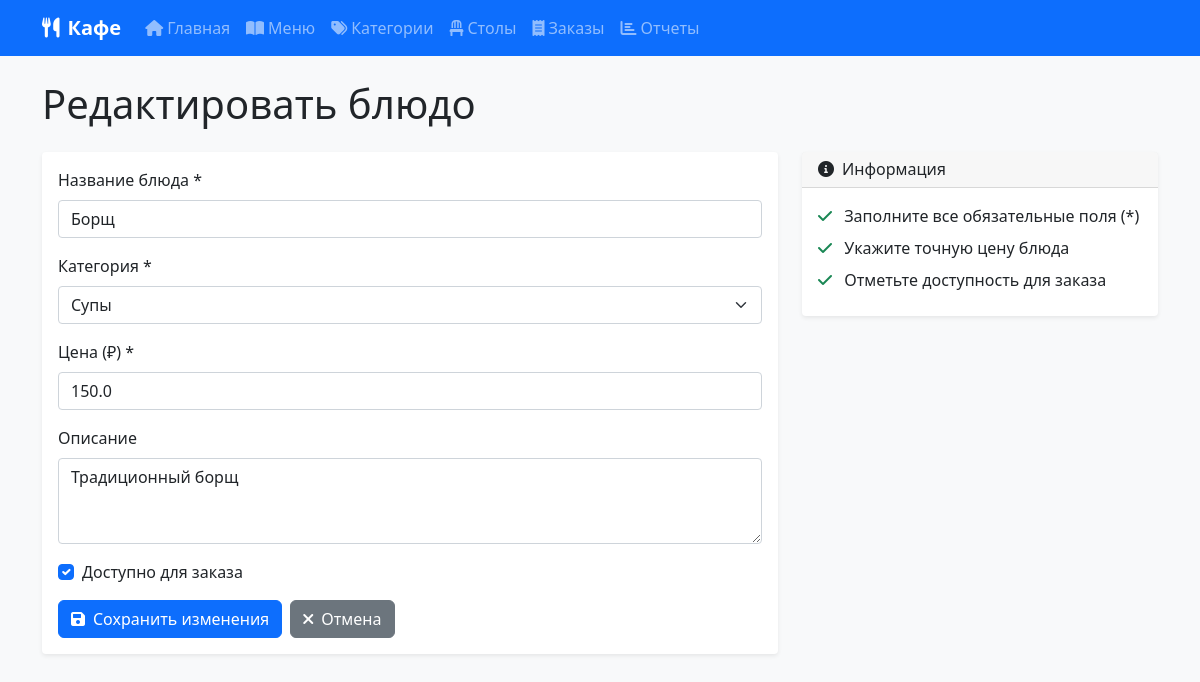
Page /menu/edit/1 on the committed database.
### simple_app.py (models this page shows, shortened)
class MenuItem(db.Model):
    __tablename__ = 'menu_items'
    id = db.Column(db.Integer, primary_key=True)
    name = db.Column(db.String(100), nullable=False)
    description = db.Column(db.Text)
    price = db.Column(db.Float, nullable=False)
    category_id = db.Column(db.Integer, db.ForeignKey('categories.id'), nullable=False)
    is_available = db.Column(db.Boolean, default=True)

class Category(db.Model):
    __tablename__ = 'categories'
    id = db.Column(db.Integer, primary_key=True)
    name = db.Column(db.String(100), nullable=False)
    description = db.Column(db.Text)
    menu_items = db.relationship('MenuItem', backref='category', lazy=True)

### simple_app.py (the view, shortened to what this page needs)
@app.route('/menu/edit/<int:item_id>', methods=['GET', 'POST'])
def edit_menu_item(item_id):
    item = MenuItem.query.get_or_404(item_id)
    categories = Category.query.all()
    return render_template('simple/edit_menu_item.html', item=item, categories=categories)

### templates/simple/edit_menu_item.html (shortened to what this page needs)
{% extends "simple/base.html" %}
{% block content %}
<div class="row">
    <div class="col-12">
        <h1 class="mb-4">Редактировать блюдо</h1>
    </div>
</div>
<div class="row">
    <div class="col-lg-8">
        <div class="card">
            <div class="card-body">
                <form method="POST">
                    <div class="mb-3">
                        <label for="name" class="form-label">Название блюда *</label>
                        <input type="text" class="form-control" id="name" name="name" value="{{ item.name }}" required>
                    </div>
                    <div class="mb-3">
                        <label for="category_id" class="form-label">Категория *</label>
                        <select class="form-select" id="category_id" name="category_id" required>
                            {% for category in categories %}
                                <option value="{{ category.id }}" {% if category.id == item.category_id %}selected{% endif %}>
                                    {{ category.name }}
                                </option>
                            {% endfor %}
                        </select>
                    </div>
                    <div class="mb-3">
                        <label for="price" class="form-label">Цена (₽) *</label>
                        <input type="number" class="form-control" id="price" name="price" step="0.01" min="0" value="{{ item.price }}" required>
                    </div>
                    <div class="mb-3">
                        <label for="description" class="form-label">Описание</label>
                        <textarea class="form-control" id="description" name="description" rows="3" placeholder="Краткое описание блюда">{{ item.description or '' }}</textarea>
                    </div>
                    <div class="mb-3">
                        <div class="form-check">
                            <input class="form-check-input" type="checkbox" id="is_available" name="is_available" {% if item.is_available %}checked{% endif %}>
                            <label class="form-check-label" for="is_available">
                                Доступно для заказа
                            </label>
                        </div>
                    </div>
                    <div class="d-flex gap-2">
                        <button type="submit" class="btn btn-primary">
                            <i class="fas fa-save me-2"></i>Сохранить изменения
                        </button>
                        <a href="{{ url_for('menu') }}" class="btn btn-secondary">
                            <i class="fas fa-times me-2"></i>Отмена
                        </a>
                    </div>
                </form>
            </div>
        </div>
    </div>
    <div class="col-lg-4">
        <div class="card">
            <div class="card-header">
                <h6 class="card-title mb-0">
                    <i class="fas fa-info-circle me-2"></i>Информация
                </h6>
            </div>
            <div class="card-body">
                <ul class="list-unstyled mb-0">
                    <li class="mb-2">
                        <i class="fas fa-check text-success me-2"></i>
                        Заполните все обязательные поля (*)
                    </li>
                    <li class="mb-2">
                        <i class="fas fa-check text-success me-2"></i>
                        Укажите точную цену блюда
                    </li>
                    <li class="mb-2">
                        <i class="fas fa-check text-success me-2"></i>
                        Отметьте доступность для заказа
                    </li>
                </ul>
            </div>
        </div>
    </div>
</div>
{% endblock %}

### templates/simple/base.html (style rules this page uses)
body { background-color: #f8f9fa; }
.card { border: none; box-shadow: 0 0.125rem 0.25rem rgba(0, 0, 0, 0.075); }
.btn { border-radius: 0.375rem; }

### rows in the picture
MenuItem: name "Борщ", category_id "Супы", price "150.0", description "Традиционный борщ", is_available "☑"
